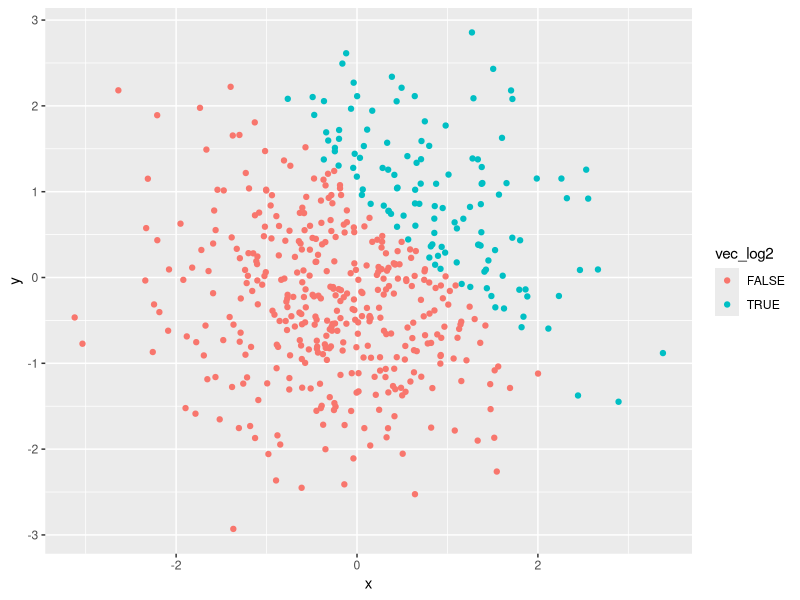
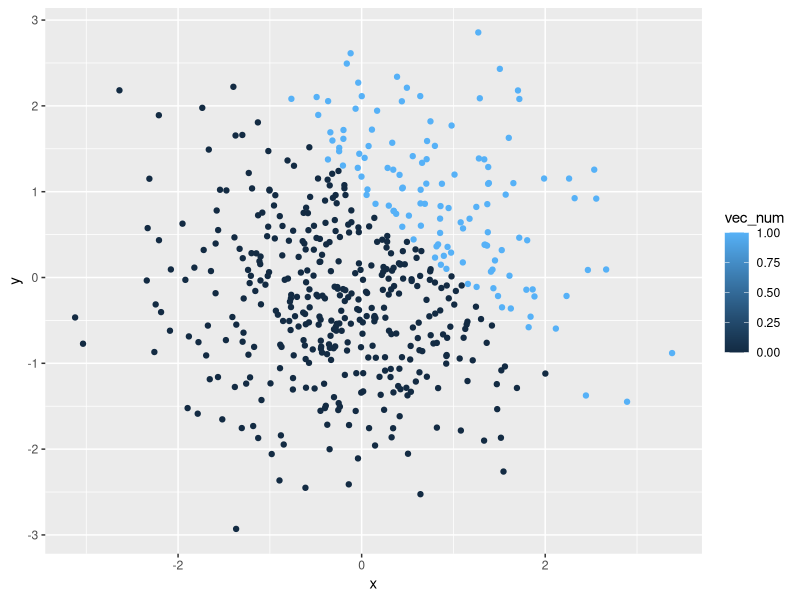
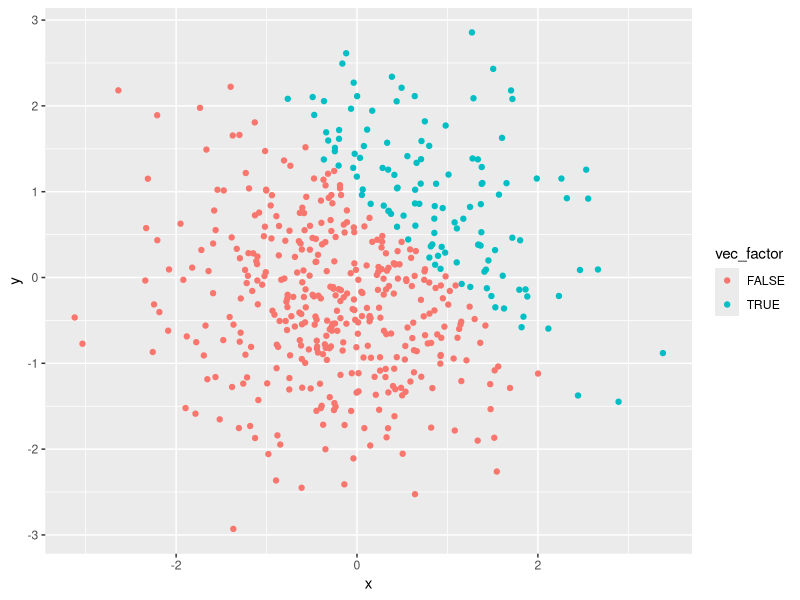
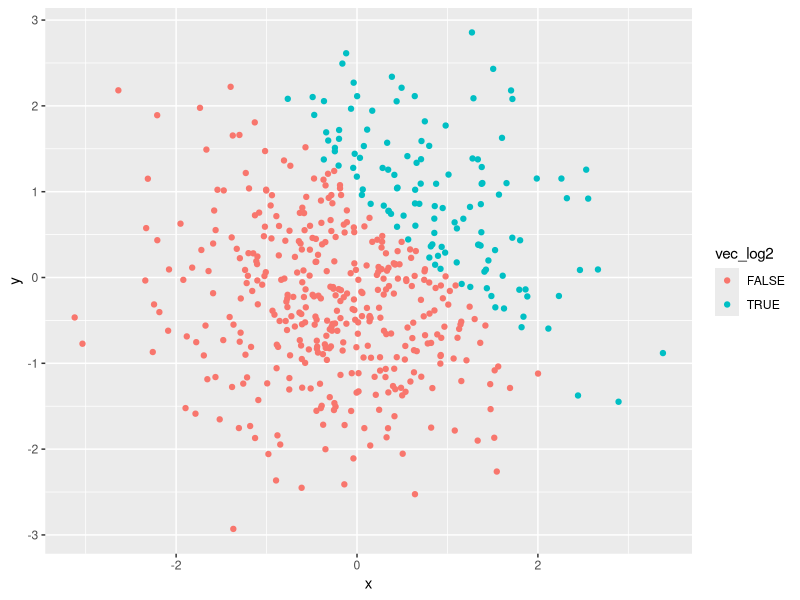

Write R code to recreate these figures, in order.
## ---- chunk 1

library(tidyverse)

first_df = tibble(
  sample = rnorm(8),
  vec_log = sample > 0,
  vec_char = c("My", "name", "is", "YI", "LIU", "and", "study", "biostatistics"),
  vec_factor = factor(c("high", "medium", "low", "high", "medium", "low", "low", "low"))
)
## ---- chunk 2

second_df = tibble(
  x = rnorm(500),
  y = rnorm(500),
  vec_log2 = (x + y) > 1,
  vec_num = as.numeric(vec_log2),
  vec_factor = as.factor(vec_log2)
)

## ---- chunk 3

ggplot(second_df, aes(x = x, y = y, color = vec_log2)) + geom_point()
ggsave("hw1new_plot1_yl4358.pdf")
ggplot(second_df, aes(x = x, y = y, color = vec_num)) + geom_point()
ggplot(second_df, aes(x = x, y = y, color = vec_factor)) + geom_point()

